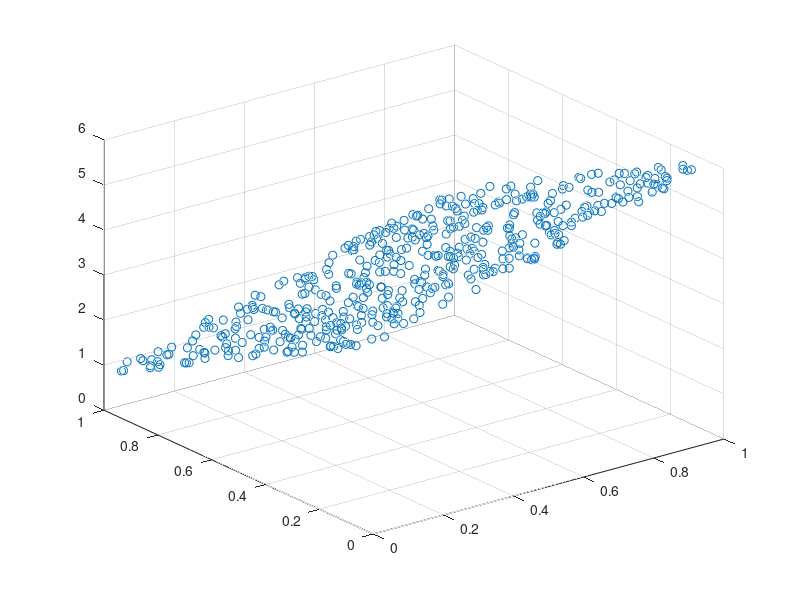

MATLAB code to generate this figure: (Note: this script raises an error after producing the figure.)
% 主程序，通过调用其他脚本实现算法-----> 这个是单拟合线性回归
clear,clc

% 初始化模型训练参数
iteration_num = 25;
learning_rate = 0.25;   % 定义学习率
batch_size = 80;        % 每次学习的数量

% 原始模型定义
w_true = [2, -3.4];
b_true = 4.2;
X = rand(500,2);
y = sum(X.* w_true, 2) + b_true + 0.01 * rand(500,1);   % 加上rand作为干扰噪声


scatter3(X(:,1),X(:,2),y)

s = size([X,y]);
w = [1.5,-3]';   % 随机生成初始的系数
b = 4;  % 初始时，拟合斜率设置为0


y_p =  net(X,w,b);    % 第一次使用预测结果
disp(join(["iteration 0 :", "loss =" , num2str(squarloss(y_p,y))]))

% 接下来使用小批量随机梯度下降法，每次预估对应的交叉熵损失函数，使交叉熵损失函数达到最小
for iter = 1: 1: iteration_num
% 使用梯度下降算法对模型进行迭代训练
    
    train_data = chooseRandom(batch_size,[X,y]);   % 使用原始的y进行训练
    x_tr = train_data(:, 1:s(2)-1);
    y_tr = train_data(:, s(2));
    for para_index = 1: length(w)
        % ------- caculate gradient ----------
        l1 = loss_func(x_tr, w, b, y_tr);
        w2 = w; w2(para_index) = w(para_index) + 0.005;
        l2 = loss_func(x_tr, w2, b, y_tr);
        grad = (l2-l1)/0.005;
        % ---------使用梯度下降算法-----------------
        w(para_index) = w(para_index) - learning_rate/batch_size * grad;
     
    end
    % ------- 求解梯度 ------
    l1 = loss_func(x_tr, w, b, y_tr);
    b2 = b + 0.005;
    l2 = loss_func(x_tr, w, b2, y_tr);
    grad = (l2-l1)/0.005;
    %-------------------------
    b = b - learning_rate/batch_size * grad;
    
    y_p = net(X, w, b);
    ls = squarloss(y_p, y);   % 注意这个，后面的一项是y,前面的是y^, 是预测值
    disp(join(["iteration",num2str(iter),": ","loss =" , num2str(ls)]))
end
disp("w = ")
disp(w)
disp(join(["b =",num2str(b)]))


% ------------ 使用matlab自带的softmax函数作为构建模型 -----------------
function out = net(X, w, b) 
% 获取对应函数,使用线性回归模型做数据训练模型 (即net = linreg)
    out = sum( X .* w',2) + b;  % 注意w需要进行转置
end

function out = loss_func(X, w, b, y)
    y_p = net(X, w, b);
    out = squarloss(y_p, y);
end

function out = squarloss(y_p, y)
    out = 1/ length(y) * sum(1/2 * (y_p - y).^2);
end
